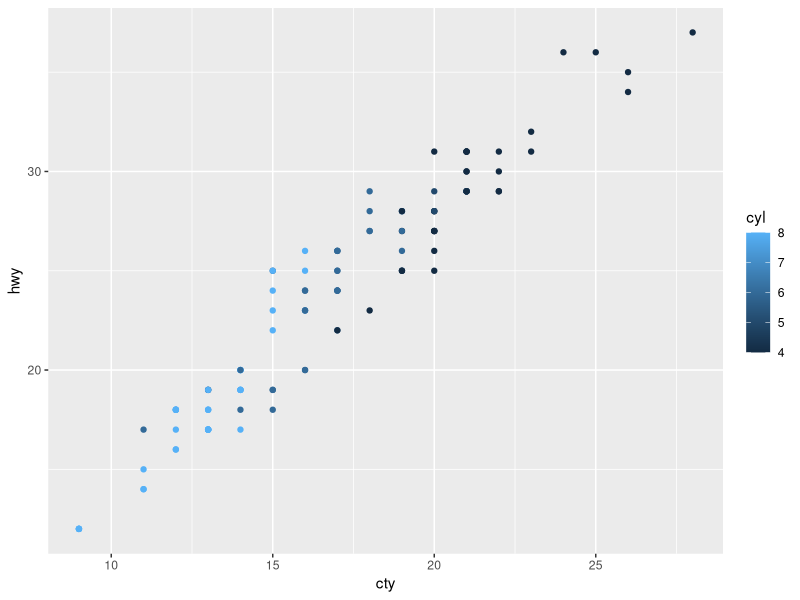
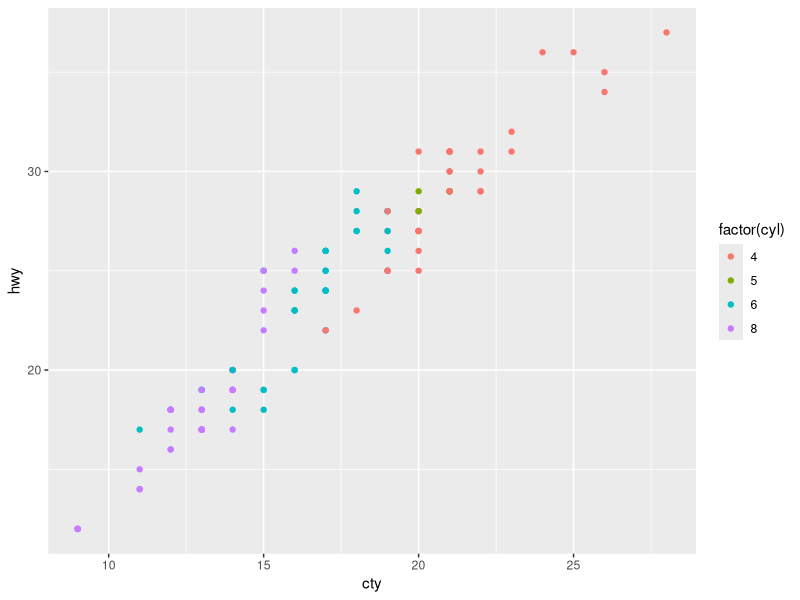
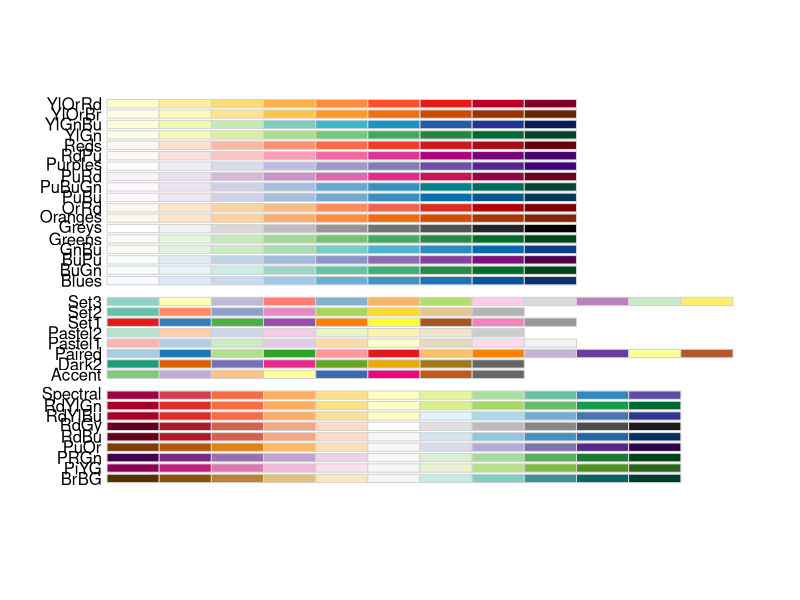
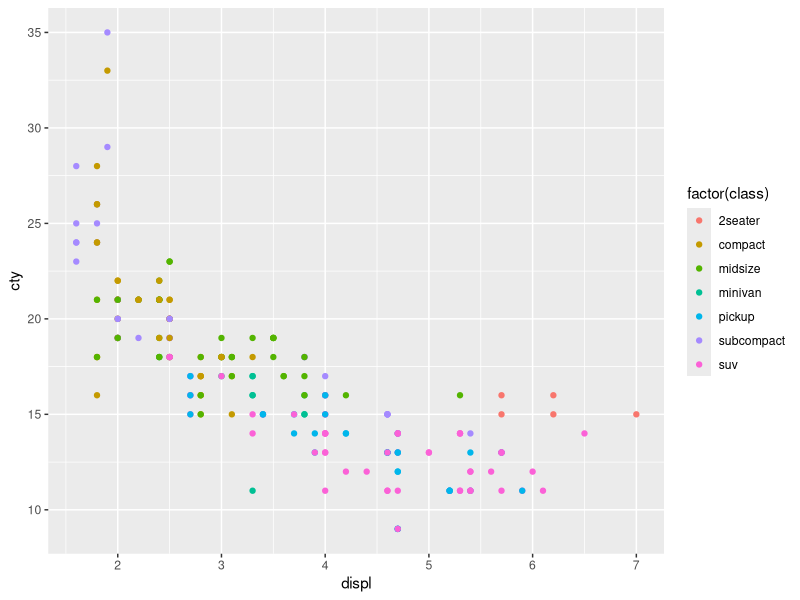
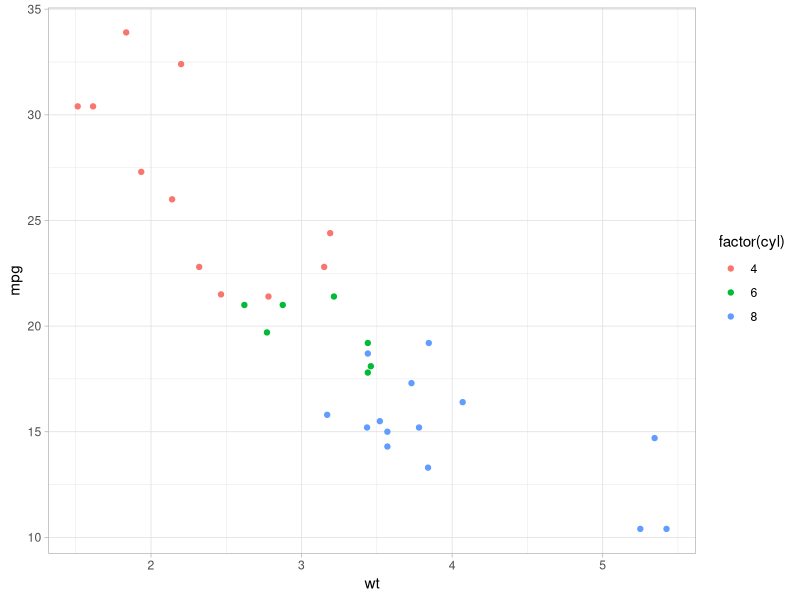
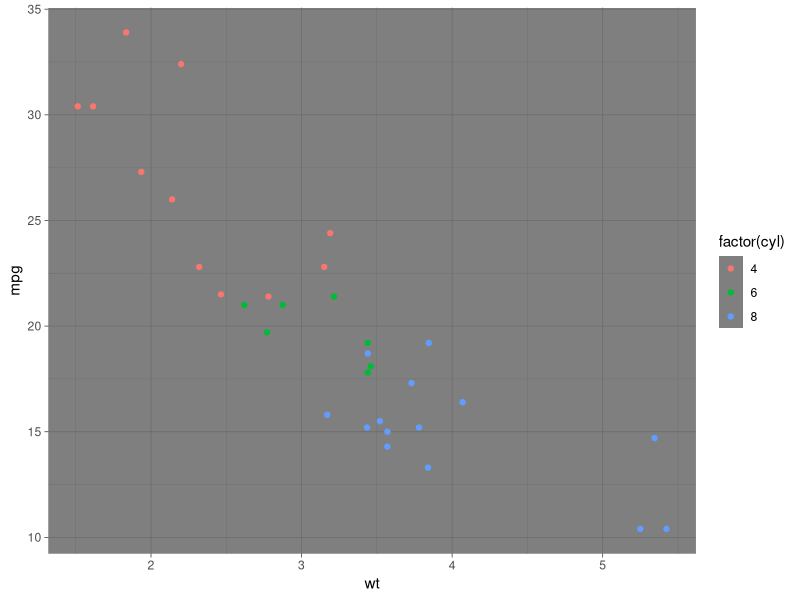
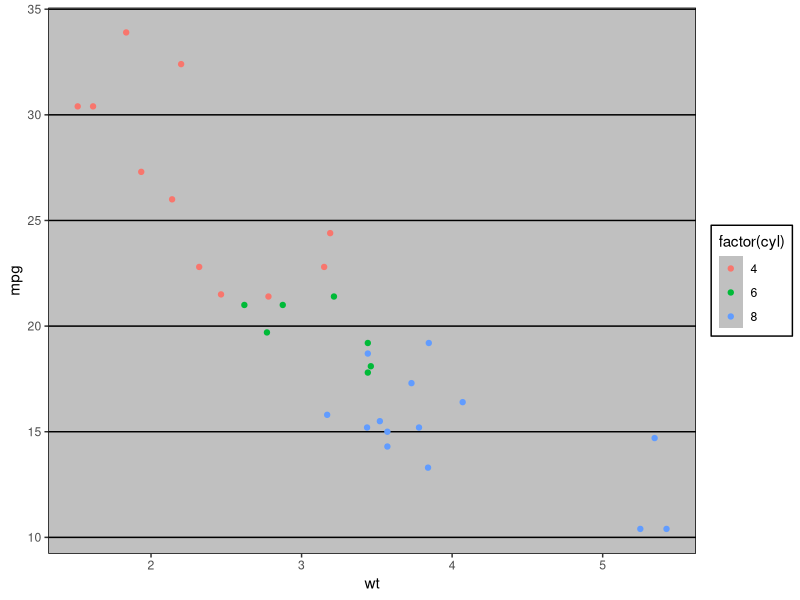
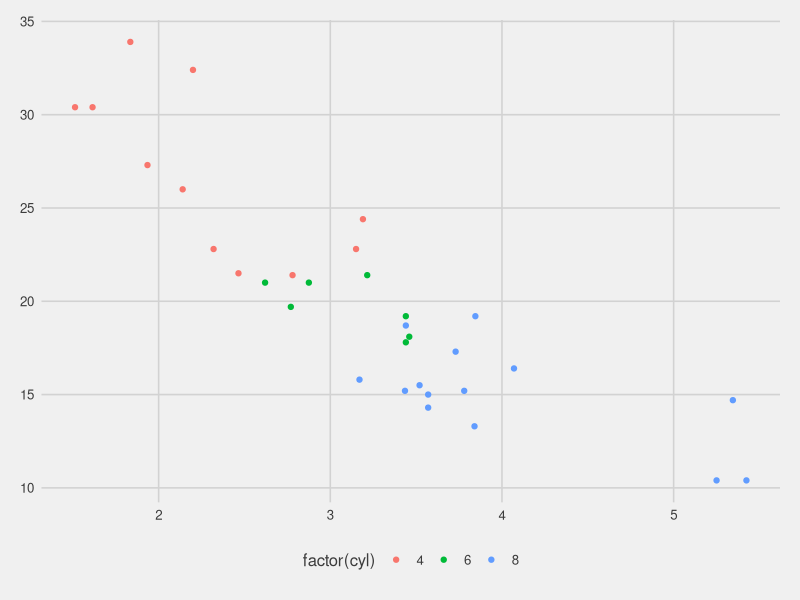

The R source for these figures, in order:
library(tidyverse)
# color scales 

# default continuous color scheme
# scale_color_gradient -> used for continuous 
p1 <- mpg %>% filter(year == 2008) %>%
  ggplot(aes(x = cty, y = hwy, colour = cyl)) +
  geom_point()
p1 + scale_color_continuous()

# default discrete color scheme
p2 <- mpg %>% filter(year == 2008) %>%
  ggplot(aes(x = cty, y = hwy, colour = factor(cyl))) +
  geom_point()
p2 + scale_color_discrete()


library(RColorBrewer)
display.brewer.all()

p <- mpg %>% ggplot(aes(x = displ, y =  cty, colour= factor(class))) + geom_point()
p + theme_grey()


p <- mtcars %>% ggplot(aes(x = wt, y =  mpg, colour= factor(cyl))) + geom_point()
p + theme_light()
p + theme_dark()


library(ggthemes)
p + theme_excel() 
p + theme_fivethirtyeight()
